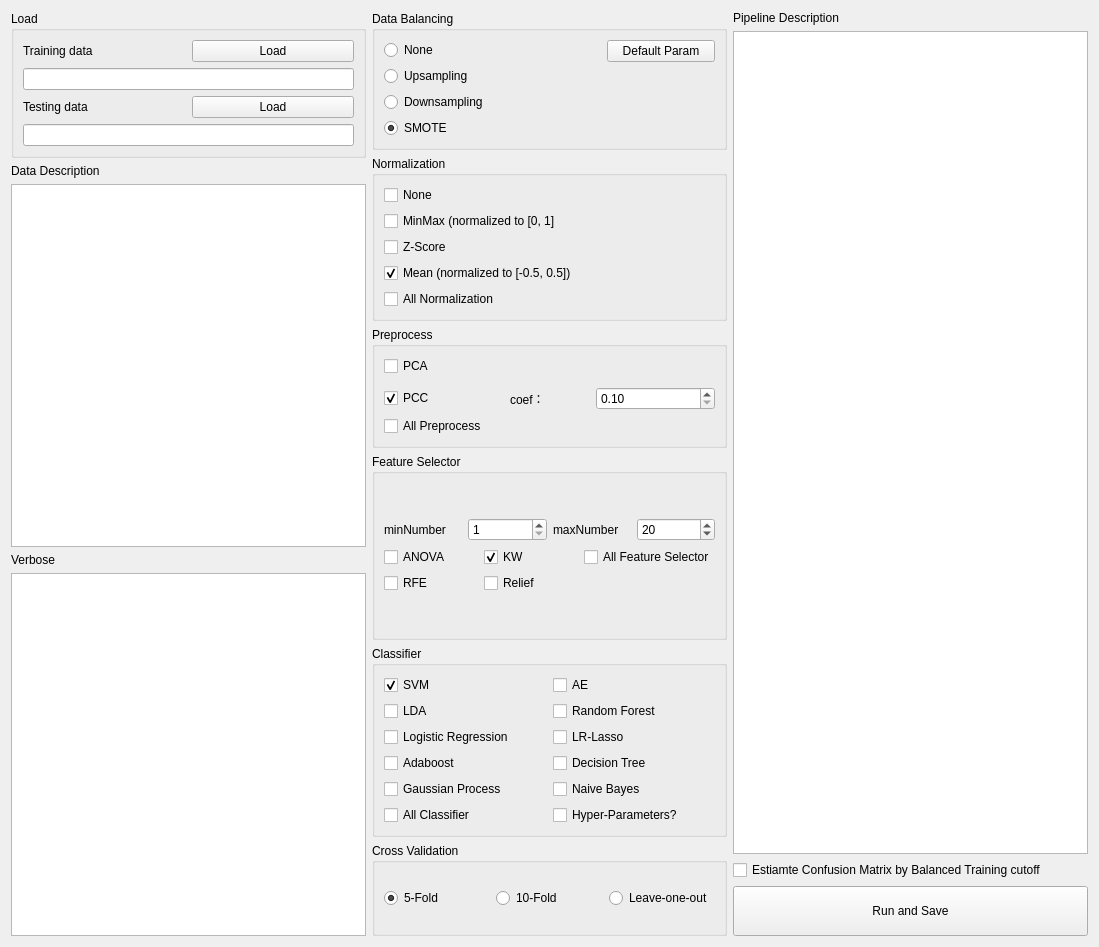
<?xml version="1.0" encoding="UTF-8"?>
<ui version="4.0">
 <class>Process</class>
 <widget class="QWidget" name="Process">
  <property name="geometry">
   <rect>
    <x>0</x>
    <y>0</y>
    <width>1099</width>
    <height>947</height>
   </rect>
  </property>
  <property name="windowTitle">
   <string>Model Exploration</string>
  </property>
  <property name="locale">
   <locale language="English" country="UnitedStates"/>
  </property>
  <layout class="QVBoxLayout" name="verticalLayout_15">
   <item>
    <layout class="QHBoxLayout" name="horizontalLayout">
     <item>
      <layout class="QVBoxLayout" name="verticalLayout_10">
       <item>
        <widget class="QGroupBox" name="groupBox">
         <property name="title">
          <string>Load</string>
         </property>
         <layout class="QHBoxLayout" name="horizontalLayout_4">
          <item>
           <layout class="QVBoxLayout" name="verticalLayout_5">
            <item>
             <layout class="QVBoxLayout" name="verticalLayout_3">
              <item>
               <layout class="QHBoxLayout" name="horizontalLayout_2">
                <item>
                 <widget class="QLabel" name="label">
                  <property name="text">
                   <string>Training data</string>
                  </property>
                 </widget>
                </item>
                <item>
                 <widget class="QPushButton" name="buttonLoadTrainingData">
                  <property name="text">
                   <string>Load</string>
                  </property>
                 </widget>
                </item>
               </layout>
              </item>
              <item>
               <widget class="QLineEdit" name="lineEditTrainingData"/>
              </item>
             </layout>
            </item>
            <item>
             <layout class="QVBoxLayout" name="verticalLayout_4">
              <item>
               <layout class="QHBoxLayout" name="horizontalLayout_3">
                <item>
                 <widget class="QLabel" name="label_2">
                  <property name="text">
                   <string>Testing data</string>
                  </property>
                 </widget>
                </item>
                <item>
                 <widget class="QPushButton" name="buttonLoadTestingData">
                  <property name="text">
                   <string>Load</string>
                  </property>
                 </widget>
                </item>
               </layout>
              </item>
              <item>
               <widget class="QLineEdit" name="lineEditTestingData"/>
              </item>
             </layout>
            </item>
           </layout>
          </item>
         </layout>
        </widget>
       </item>
       <item>
        <layout class="QVBoxLayout" name="verticalLayout_9">
         <item>
          <widget class="QLabel" name="label_3">
           <property name="text">
            <string>Data Description</string>
           </property>
          </widget>
         </item>
         <item>
          <widget class="QTextEdit" name="textEditDescription"/>
         </item>
        </layout>
       </item>
       <item>
        <layout class="QVBoxLayout" name="verticalLayout_2">
         <item>
          <widget class="QLabel" name="label_5">
           <property name="text">
            <string>Verbose</string>
           </property>
          </widget>
         </item>
         <item>
          <widget class="QTextEdit" name="textEditVerbose"/>
         </item>
        </layout>
       </item>
      </layout>
     </item>
     <item>
      <layout class="QVBoxLayout" name="verticalLayout" stretch="1,0,1,2,2,1">
       <item>
        <widget class="QGroupBox" name="groupBox_3">
         <property name="title">
          <string>Data Balancing</string>
         </property>
         <layout class="QGridLayout" name="gridLayout">
          <item row="0" column="0">
           <layout class="QHBoxLayout" name="horizontalLayout_8" stretch="2,1">
            <item>
             <layout class="QVBoxLayout" name="verticalLayout_6">
              <item>
               <widget class="QRadioButton" name="radioNoneBalance">
                <property name="text">
                 <string>None </string>
                </property>
                <property name="checked">
                 <bool>false</bool>
                </property>
               </widget>
              </item>
              <item>
               <widget class="QRadioButton" name="radioUpSampling">
                <property name="text">
                 <string>Upsampling</string>
                </property>
               </widget>
              </item>
              <item>
               <widget class="QRadioButton" name="radioDownSampling">
                <property name="text">
                 <string>Downsampling</string>
                </property>
               </widget>
              </item>
              <item>
               <widget class="QRadioButton" name="radioSmote">
                <property name="text">
                 <string>SMOTE</string>
                </property>
                <property name="checked">
                 <bool>true</bool>
                </property>
               </widget>
              </item>
             </layout>
            </item>
            <item>
             <layout class="QVBoxLayout" name="verticalLayout_13">
              <item>
               <widget class="QPushButton" name="buttonDefaultParam">
                <property name="text">
                 <string>Default Param</string>
                </property>
               </widget>
              </item>
              <item>
               <spacer name="verticalSpacer">
                <property name="orientation">
                 <enum>Qt::Vertical</enum>
                </property>
                <property name="sizeHint" stdset="0">
                 <size>
                  <width>20</width>
                  <height>40</height>
                 </size>
                </property>
               </spacer>
              </item>
             </layout>
            </item>
           </layout>
          </item>
         </layout>
        </widget>
       </item>
       <item>
        <widget class="QGroupBox" name="groupNormalization">
         <property name="title">
          <string>Normalization</string>
         </property>
         <layout class="QGridLayout" name="gridLayout_2">
          <item row="0" column="0">
           <layout class="QVBoxLayout" name="verticalLayout_7">
            <item>
             <widget class="QCheckBox" name="checkNormalizeNone">
              <property name="text">
               <string>None</string>
              </property>
             </widget>
            </item>
            <item>
             <widget class="QCheckBox" name="checkNormalizeMinMax">
              <property name="text">
               <string>MinMax (normalized to [0, 1]</string>
              </property>
             </widget>
            </item>
            <item>
             <widget class="QCheckBox" name="checkNormalizeZscore">
              <property name="text">
               <string>Z-Score </string>
              </property>
             </widget>
            </item>
            <item>
             <widget class="QCheckBox" name="checkNormalizeMean">
              <property name="text">
               <string>Mean (normalized to [-0.5, 0.5])</string>
              </property>
              <property name="checked">
               <bool>true</bool>
              </property>
             </widget>
            </item>
            <item>
             <widget class="QCheckBox" name="checkNormalizationAll">
              <property name="text">
               <string>All Normalization</string>
              </property>
             </widget>
            </item>
           </layout>
          </item>
         </layout>
        </widget>
       </item>
       <item>
        <widget class="QGroupBox" name="groupPreprocess">
         <property name="title">
          <string>Preprocess</string>
         </property>
         <layout class="QGridLayout" name="gridLayout_4">
          <item row="1" column="0">
           <layout class="QHBoxLayout" name="horizontalLayout_5">
            <property name="leftMargin">
             <number>0</number>
            </property>
            <property name="topMargin">
             <number>5</number>
            </property>
            <item>
             <widget class="QCheckBox" name="checkRemoveSimilarFeatures">
              <property name="text">
               <string>PCC</string>
              </property>
              <property name="checked">
               <bool>true</bool>
              </property>
             </widget>
            </item>
            <item>
             <widget class="QLabel" name="label_6">
              <property name="maximumSize">
               <size>
                <width>80</width>
                <height>16777215</height>
               </size>
              </property>
              <property name="text">
               <string>coef：</string>
              </property>
             </widget>
            </item>
            <item>
             <widget class="QDoubleSpinBox" name="pcccoefdoubleSpinBox">
              <property name="maximumSize">
               <size>
                <width>150</width>
                <height>16777215</height>
               </size>
              </property>
              <property name="minimum">
               <double>0.100000000000000</double>
              </property>
              <property name="maximum">
               <double>1.000000000000000</double>
              </property>
              <property name="singleStep">
               <double>0.100000000000000</double>
              </property>
             </widget>
            </item>
           </layout>
          </item>
          <item row="3" column="0">
           <widget class="QCheckBox" name="checkPreprocessAll">
            <property name="text">
             <string>All Preprocess</string>
            </property>
           </widget>
          </item>
          <item row="0" column="0">
           <widget class="QCheckBox" name="checkPCA">
            <property name="text">
             <string>PCA</string>
            </property>
           </widget>
          </item>
         </layout>
        </widget>
       </item>
       <item>
        <widget class="QGroupBox" name="groupSelector">
         <property name="title">
          <string>Feature Selector</string>
         </property>
         <layout class="QGridLayout" name="gridLayout_8">
          <item row="0" column="0">
           <layout class="QVBoxLayout" name="verticalLayout_8">
            <item>
             <layout class="QHBoxLayout" name="horizontalLayout_6">
              <item>
               <widget class="QLabel" name="label_7">
                <property name="text">
                 <string>minNumber</string>
                </property>
               </widget>
              </item>
              <item>
               <widget class="QSpinBox" name="spinBoxMinFeatureNumber">
                <property name="minimum">
                 <number>1</number>
                </property>
               </widget>
              </item>
              <item>
               <widget class="QLabel" name="label_8">
                <property name="text">
                 <string>maxNumber</string>
                </property>
               </widget>
              </item>
              <item>
               <widget class="QSpinBox" name="spinBoxMaxFeatureNumber">
                <property name="minimum">
                 <number>1</number>
                </property>
                <property name="value">
                 <number>20</number>
                </property>
               </widget>
              </item>
             </layout>
            </item>
            <item>
             <layout class="QGridLayout" name="gridLayout_3">
              <item row="0" column="2">
               <widget class="QCheckBox" name="checkFeatureSelectorAll">
                <property name="text">
                 <string>All Feature Selector</string>
                </property>
               </widget>
              </item>
              <item row="0" column="0">
               <widget class="QCheckBox" name="checkANOVA">
                <property name="text">
                 <string>ANOVA</string>
                </property>
                <property name="checked">
                 <bool>false</bool>
                </property>
               </widget>
              </item>
              <item row="1" column="0">
               <widget class="QCheckBox" name="checkRFE">
                <property name="text">
                 <string>RFE</string>
                </property>
               </widget>
              </item>
              <item row="0" column="1">
               <widget class="QCheckBox" name="checkKW">
                <property name="text">
                 <string>KW</string>
                </property>
                <property name="checked">
                 <bool>true</bool>
                </property>
               </widget>
              </item>
              <item row="1" column="1">
               <widget class="QCheckBox" name="checkRelief">
                <property name="text">
                 <string>Relief</string>
                </property>
               </widget>
              </item>
             </layout>
            </item>
           </layout>
          </item>
         </layout>
        </widget>
       </item>
       <item>
        <widget class="QGroupBox" name="groupClassifier">
         <property name="title">
          <string>Classifier</string>
         </property>
         <layout class="QGridLayout" name="gridLayout_6">
          <item row="0" column="0">
           <layout class="QGridLayout" name="gridLayout_5">
            <item row="4" column="0">
             <widget class="QCheckBox" name="checkAdaboost">
              <property name="text">
               <string>Adaboost</string>
              </property>
             </widget>
            </item>
            <item row="6" column="0">
             <widget class="QCheckBox" name="checkClassifierAll">
              <property name="text">
               <string>All Classifier</string>
              </property>
             </widget>
            </item>
            <item row="6" column="1">
             <widget class="QCheckBox" name="checkHyperParameters">
              <property name="text">
               <string>Hyper-Parameters?</string>
              </property>
             </widget>
            </item>
            <item row="5" column="1">
             <widget class="QCheckBox" name="checkNaiveBayes">
              <property name="text">
               <string>Naive Bayes</string>
              </property>
             </widget>
            </item>
            <item row="2" column="0">
             <widget class="QCheckBox" name="checkLDA">
              <property name="text">
               <string>LDA</string>
              </property>
             </widget>
            </item>
            <item row="2" column="1">
             <widget class="QCheckBox" name="checkRF">
              <property name="text">
               <string>Random Forest</string>
              </property>
             </widget>
            </item>
            <item row="0" column="0">
             <widget class="QCheckBox" name="checkSVM">
              <property name="text">
               <string>SVM</string>
              </property>
              <property name="checked">
               <bool>true</bool>
              </property>
             </widget>
            </item>
            <item row="5" column="0">
             <widget class="QCheckBox" name="checkGaussianProcess">
              <property name="text">
               <string>Gaussian Process</string>
              </property>
             </widget>
            </item>
            <item row="4" column="1">
             <widget class="QCheckBox" name="checkDecisionTree">
              <property name="text">
               <string>Decision Tree</string>
              </property>
             </widget>
            </item>
            <item row="3" column="1">
             <widget class="QCheckBox" name="checkLRLasso">
              <property name="text">
               <string>LR-Lasso</string>
              </property>
             </widget>
            </item>
            <item row="3" column="0">
             <widget class="QCheckBox" name="checkLogisticRegression">
              <property name="text">
               <string>Logistic Regression</string>
              </property>
             </widget>
            </item>
            <item row="0" column="1">
             <widget class="QCheckBox" name="checkAE">
              <property name="text">
               <string>AE</string>
              </property>
             </widget>
            </item>
           </layout>
          </item>
         </layout>
        </widget>
       </item>
       <item>
        <widget class="QGroupBox" name="groupBox_2">
         <property name="title">
          <string>Cross Validation</string>
         </property>
         <layout class="QGridLayout" name="gridLayout_7">
          <item row="0" column="0">
           <layout class="QHBoxLayout" name="horizontalLayout_7">
            <item>
             <widget class="QRadioButton" name="radio5folder">
              <property name="text">
               <string>5-Fold</string>
              </property>
              <property name="checked">
               <bool>true</bool>
              </property>
             </widget>
            </item>
            <item>
             <widget class="QRadioButton" name="radio10Folder">
              <property name="text">
               <string>10-Fold</string>
              </property>
             </widget>
            </item>
            <item>
             <widget class="QRadioButton" name="radioLOO">
              <property name="text">
               <string>Leave-one-out</string>
              </property>
             </widget>
            </item>
           </layout>
          </item>
         </layout>
        </widget>
       </item>
      </layout>
     </item>
     <item>
      <layout class="QVBoxLayout" name="verticalLayout_12">
       <item>
        <layout class="QVBoxLayout" name="verticalLayout_11">
         <item>
          <widget class="QLabel" name="label_4">
           <property name="text">
            <string>Pipeline Description</string>
           </property>
          </widget>
         </item>
         <item>
          <widget class="QListWidget" name="listOnePipeline"/>
         </item>
         <item>
          <widget class="QCheckBox" name="checkEstimatebyTraining">
           <property name="text">
            <string>Estiamte Confusion Matrix by Balanced Training cutoff</string>
           </property>
          </widget>
         </item>
        </layout>
       </item>
       <item>
        <widget class="QPushButton" name="buttonRun">
         <property name="minimumSize">
          <size>
           <width>0</width>
           <height>50</height>
          </size>
         </property>
         <property name="text">
          <string>Run and Save</string>
         </property>
        </widget>
       </item>
      </layout>
     </item>
    </layout>
   </item>
  </layout>
 </widget>
 <resources/>
 <connections/>
</ui>
